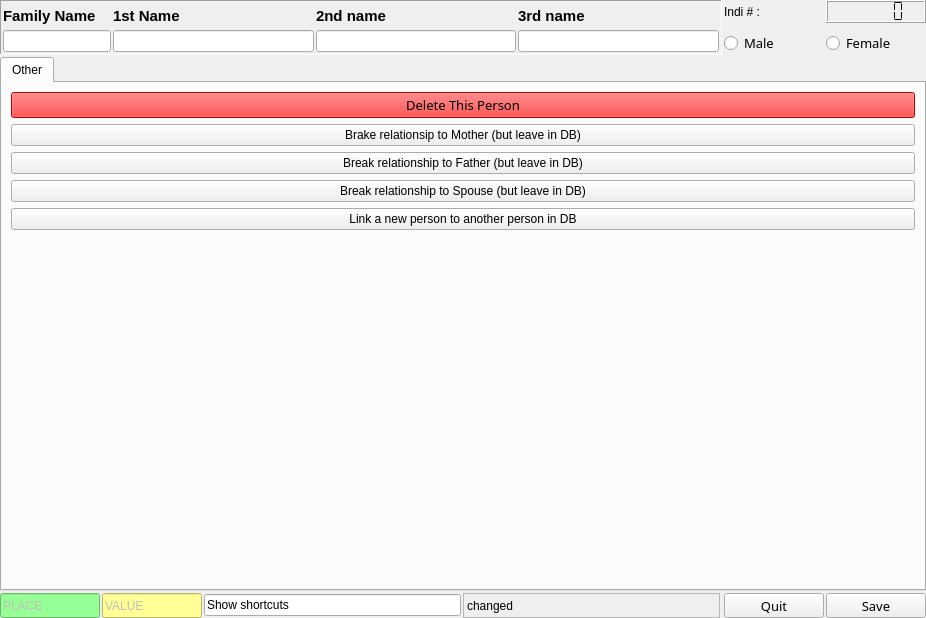
<?xml version="1.0" encoding="UTF-8"?>
<ui version="4.0">
 <class>Person</class>
 <widget class="QWidget" name="Person">
  <property name="geometry">
   <rect>
    <x>0</x>
    <y>0</y>
    <width>926</width>
    <height>618</height>
   </rect>
  </property>
  <property name="sizePolicy">
   <sizepolicy hsizetype="Preferred" vsizetype="Expanding">
    <horstretch>0</horstretch>
    <verstretch>0</verstretch>
   </sizepolicy>
  </property>
  <property name="font">
   <font>
    <family>Ubuntu</family>
   </font>
  </property>
  <property name="focusPolicy">
   <enum>Qt::StrongFocus</enum>
  </property>
  <property name="contextMenuPolicy">
   <enum>Qt::NoContextMenu</enum>
  </property>
  <property name="windowTitle">
   <string>Person Data</string>
  </property>
  <layout class="QGridLayout" name="gridLayout_2">
   <property name="leftMargin">
    <number>0</number>
   </property>
   <property name="topMargin">
    <number>0</number>
   </property>
   <property name="rightMargin">
    <number>0</number>
   </property>
   <property name="bottomMargin">
    <number>0</number>
   </property>
   <property name="spacing">
    <number>2</number>
   </property>
   <item row="6" column="0">
    <widget class="QLineEdit" name="lineEdit_2">
     <property name="enabled">
      <bool>false</bool>
     </property>
     <property name="maximumSize">
      <size>
       <width>100</width>
       <height>25</height>
      </size>
     </property>
     <property name="focusPolicy">
      <enum>Qt::NoFocus</enum>
     </property>
     <property name="styleSheet">
      <string notr="true"> QLineEdit {  background-color: #96ff96; 
}</string>
     </property>
     <property name="text">
      <string>PLACE</string>
     </property>
    </widget>
   </item>
   <item row="0" column="6">
    <widget class="QLCDNumber" name="uiLcdNumber">
     <property name="smallDecimalPoint">
      <bool>true</bool>
     </property>
     <property name="mode">
      <enum>QLCDNumber::Dec</enum>
     </property>
     <property name="segmentStyle">
      <enum>QLCDNumber::Flat</enum>
     </property>
    </widget>
   </item>
   <item row="6" column="3">
    <widget class="QLabel" name="uiChanged">
     <property name="sizePolicy">
      <sizepolicy hsizetype="Expanding" vsizetype="Preferred">
       <horstretch>0</horstretch>
       <verstretch>0</verstretch>
      </sizepolicy>
     </property>
     <property name="frameShape">
      <enum>QFrame::StyledPanel</enum>
     </property>
     <property name="frameShadow">
      <enum>QFrame::Sunken</enum>
     </property>
     <property name="lineWidth">
      <number>0</number>
     </property>
     <property name="text">
      <string>changed</string>
     </property>
     <property name="scaledContents">
      <bool>false</bool>
     </property>
    </widget>
   </item>
   <item row="6" column="1">
    <widget class="QLineEdit" name="lineEdit_3">
     <property name="enabled">
      <bool>false</bool>
     </property>
     <property name="maximumSize">
      <size>
       <width>100</width>
       <height>25</height>
      </size>
     </property>
     <property name="focusPolicy">
      <enum>Qt::NoFocus</enum>
     </property>
     <property name="styleSheet">
      <string notr="true"> QLineEdit {  background-color: #ffff96; 
}</string>
     </property>
     <property name="text">
      <string>VALUE</string>
     </property>
    </widget>
   </item>
   <item row="0" column="5">
    <widget class="QLabel" name="label_6">
     <property name="text">
      <string>Indi # :</string>
     </property>
    </widget>
   </item>
   <item row="6" column="6">
    <widget class="QPushButton" name="uiSave">
     <property name="sizePolicy">
      <sizepolicy hsizetype="Expanding" vsizetype="Fixed">
       <horstretch>0</horstretch>
       <verstretch>0</verstretch>
      </sizepolicy>
     </property>
     <property name="maximumSize">
      <size>
       <width>100</width>
       <height>25</height>
      </size>
     </property>
     <property name="font">
      <font>
       <family>AlArabiya</family>
       <pointsize>10</pointsize>
      </font>
     </property>
     <property name="focusPolicy">
      <enum>Qt::NoFocus</enum>
     </property>
     <property name="text">
      <string>Save</string>
     </property>
    </widget>
   </item>
   <item row="4" column="5">
    <widget class="QRadioButton" name="uiMale">
     <property name="font">
      <font>
       <family>AlArabiya</family>
       <pointsize>10</pointsize>
      </font>
     </property>
     <property name="focusPolicy">
      <enum>Qt::TabFocus</enum>
     </property>
     <property name="text">
      <string>Male</string>
     </property>
    </widget>
   </item>
   <item row="4" column="6">
    <widget class="QRadioButton" name="uiFemale">
     <property name="font">
      <font>
       <family>AlArabiya</family>
       <pointsize>10</pointsize>
      </font>
     </property>
     <property name="focusPolicy">
      <enum>Qt::TabFocus</enum>
     </property>
     <property name="text">
      <string>Female</string>
     </property>
     <property name="checkable">
      <bool>true</bool>
     </property>
     <property name="checked">
      <bool>false</bool>
     </property>
    </widget>
   </item>
   <item row="0" column="0" rowspan="5" colspan="5">
    <widget class="QFrame" name="uiNameFrame">
     <property name="sizePolicy">
      <sizepolicy hsizetype="Expanding" vsizetype="Expanding">
       <horstretch>0</horstretch>
       <verstretch>0</verstretch>
      </sizepolicy>
     </property>
     <property name="minimumSize">
      <size>
       <width>0</width>
       <height>0</height>
      </size>
     </property>
     <property name="frameShape">
      <enum>QFrame::Panel</enum>
     </property>
     <property name="frameShadow">
      <enum>QFrame::Sunken</enum>
     </property>
     <layout class="QGridLayout" name="gridLayout_4">
      <property name="leftMargin">
       <number>2</number>
      </property>
      <property name="topMargin">
       <number>2</number>
      </property>
      <property name="rightMargin">
       <number>2</number>
      </property>
      <property name="bottomMargin">
       <number>2</number>
      </property>
      <property name="spacing">
       <number>2</number>
      </property>
      <item row="1" column="2">
       <widget class="QLineEdit" name="uiName2nd">
        <property name="focusPolicy">
         <enum>Qt::ClickFocus</enum>
        </property>
       </widget>
      </item>
      <item row="0" column="0">
       <widget class="QLabel" name="uiLabelFamilyname">
        <property name="font">
         <font>
          <pointsize>11</pointsize>
          <weight>75</weight>
          <bold>true</bold>
         </font>
        </property>
        <property name="text">
         <string>Family Name</string>
        </property>
       </widget>
      </item>
      <item row="0" column="2">
       <widget class="QLabel" name="uiLabel2ndName">
        <property name="font">
         <font>
          <pointsize>11</pointsize>
          <weight>75</weight>
          <bold>true</bold>
         </font>
        </property>
        <property name="text">
         <string>2nd name</string>
        </property>
       </widget>
      </item>
      <item row="1" column="0">
       <widget class="QLineEdit" name="uiNameFamily">
        <property name="sizePolicy">
         <sizepolicy hsizetype="Fixed" vsizetype="Fixed">
          <horstretch>0</horstretch>
          <verstretch>0</verstretch>
         </sizepolicy>
        </property>
        <property name="focusPolicy">
         <enum>Qt::ClickFocus</enum>
        </property>
       </widget>
      </item>
      <item row="1" column="3">
       <widget class="QLineEdit" name="uiName3rd">
        <property name="focusPolicy">
         <enum>Qt::ClickFocus</enum>
        </property>
       </widget>
      </item>
      <item row="1" column="1">
       <widget class="QLineEdit" name="uiName1st">
        <property name="focusPolicy">
         <enum>Qt::ClickFocus</enum>
        </property>
       </widget>
      </item>
      <item row="0" column="1">
       <widget class="QLabel" name="uiLabel1stName">
        <property name="font">
         <font>
          <pointsize>11</pointsize>
          <weight>75</weight>
          <bold>true</bold>
         </font>
        </property>
        <property name="frameShape">
         <enum>QFrame::NoFrame</enum>
        </property>
        <property name="frameShadow">
         <enum>QFrame::Plain</enum>
        </property>
        <property name="text">
         <string>1st Name</string>
        </property>
       </widget>
      </item>
      <item row="0" column="3">
       <widget class="QLabel" name="uiLabel3rdName">
        <property name="font">
         <font>
          <pointsize>11</pointsize>
          <weight>75</weight>
          <bold>true</bold>
         </font>
        </property>
        <property name="text">
         <string>3rd name</string>
        </property>
       </widget>
      </item>
     </layout>
    </widget>
   </item>
   <item row="6" column="5">
    <widget class="QPushButton" name="uiClose">
     <property name="sizePolicy">
      <sizepolicy hsizetype="Expanding" vsizetype="Fixed">
       <horstretch>0</horstretch>
       <verstretch>0</verstretch>
      </sizepolicy>
     </property>
     <property name="maximumSize">
      <size>
       <width>100</width>
       <height>25</height>
      </size>
     </property>
     <property name="font">
      <font>
       <family>AlArabiya</family>
       <pointsize>10</pointsize>
      </font>
     </property>
     <property name="focusPolicy">
      <enum>Qt::NoFocus</enum>
     </property>
     <property name="text">
      <string>Quit</string>
     </property>
    </widget>
   </item>
   <item row="5" column="0" colspan="7">
    <widget class="QTabWidget" name="uiTabGroup">
     <property name="minimumSize">
      <size>
       <width>0</width>
       <height>200</height>
      </size>
     </property>
     <property name="font">
      <font>
       <family>Ubuntu</family>
      </font>
     </property>
     <property name="currentIndex">
      <number>0</number>
     </property>
     <widget class="QWidget" name="uiTabOthers">
      <attribute name="title">
       <string>Other</string>
      </attribute>
      <layout class="QVBoxLayout" name="verticalLayout_2">
       <item>
        <widget class="QPushButton" name="uiDelete">
         <property name="maximumSize">
          <size>
           <width>16777215</width>
           <height>16777215</height>
          </size>
         </property>
         <property name="palette">
          <palette>
           <active>
            <colorrole role="WindowText">
             <brush brushstyle="SolidPattern">
              <color alpha="255">
               <red>0</red>
               <green>0</green>
               <blue>0</blue>
              </color>
             </brush>
            </colorrole>
            <colorrole role="Button">
             <brush brushstyle="SolidPattern">
              <color alpha="255">
               <red>255</red>
               <green>0</green>
               <blue>0</blue>
              </color>
             </brush>
            </colorrole>
            <colorrole role="Light">
             <brush brushstyle="SolidPattern">
              <color alpha="255">
               <red>255</red>
               <green>127</green>
               <blue>127</blue>
              </color>
             </brush>
            </colorrole>
            <colorrole role="Midlight">
             <brush brushstyle="SolidPattern">
              <color alpha="255">
               <red>255</red>
               <green>63</green>
               <blue>63</blue>
              </color>
             </brush>
            </colorrole>
            <colorrole role="Dark">
             <brush brushstyle="SolidPattern">
              <color alpha="255">
               <red>127</red>
               <green>0</green>
               <blue>0</blue>
              </color>
             </brush>
            </colorrole>
            <colorrole role="Mid">
             <brush brushstyle="SolidPattern">
              <color alpha="255">
               <red>170</red>
               <green>0</green>
               <blue>0</blue>
              </color>
             </brush>
            </colorrole>
            <colorrole role="Text">
             <brush brushstyle="SolidPattern">
              <color alpha="255">
               <red>0</red>
               <green>0</green>
               <blue>0</blue>
              </color>
             </brush>
            </colorrole>
            <colorrole role="BrightText">
             <brush brushstyle="SolidPattern">
              <color alpha="255">
               <red>255</red>
               <green>255</green>
               <blue>255</blue>
              </color>
             </brush>
            </colorrole>
            <colorrole role="ButtonText">
             <brush brushstyle="SolidPattern">
              <color alpha="255">
               <red>0</red>
               <green>0</green>
               <blue>0</blue>
              </color>
             </brush>
            </colorrole>
            <colorrole role="Base">
             <brush brushstyle="SolidPattern">
              <color alpha="255">
               <red>255</red>
               <green>255</green>
               <blue>255</blue>
              </color>
             </brush>
            </colorrole>
            <colorrole role="Window">
             <brush brushstyle="SolidPattern">
              <color alpha="255">
               <red>255</red>
               <green>0</green>
               <blue>0</blue>
              </color>
             </brush>
            </colorrole>
            <colorrole role="Shadow">
             <brush brushstyle="SolidPattern">
              <color alpha="255">
               <red>0</red>
               <green>0</green>
               <blue>0</blue>
              </color>
             </brush>
            </colorrole>
            <colorrole role="AlternateBase">
             <brush brushstyle="SolidPattern">
              <color alpha="255">
               <red>255</red>
               <green>127</green>
               <blue>127</blue>
              </color>
             </brush>
            </colorrole>
            <colorrole role="ToolTipBase">
             <brush brushstyle="SolidPattern">
              <color alpha="255">
               <red>255</red>
               <green>255</green>
               <blue>220</blue>
              </color>
             </brush>
            </colorrole>
            <colorrole role="ToolTipText">
             <brush brushstyle="SolidPattern">
              <color alpha="255">
               <red>0</red>
               <green>0</green>
               <blue>0</blue>
              </color>
             </brush>
            </colorrole>
           </active>
           <inactive>
            <colorrole role="WindowText">
             <brush brushstyle="SolidPattern">
              <color alpha="255">
               <red>0</red>
               <green>0</green>
               <blue>0</blue>
              </color>
             </brush>
            </colorrole>
            <colorrole role="Button">
             <brush brushstyle="SolidPattern">
              <color alpha="255">
               <red>255</red>
               <green>0</green>
               <blue>0</blue>
              </color>
             </brush>
            </colorrole>
            <colorrole role="Light">
             <brush brushstyle="SolidPattern">
              <color alpha="255">
               <red>255</red>
               <green>127</green>
               <blue>127</blue>
              </color>
             </brush>
            </colorrole>
            <colorrole role="Midlight">
             <brush brushstyle="SolidPattern">
              <color alpha="255">
               <red>255</red>
               <green>63</green>
               <blue>63</blue>
              </color>
             </brush>
            </colorrole>
            <colorrole role="Dark">
             <brush brushstyle="SolidPattern">
              <color alpha="255">
               <red>127</red>
               <green>0</green>
               <blue>0</blue>
              </color>
             </brush>
            </colorrole>
            <colorrole role="Mid">
             <brush brushstyle="SolidPattern">
              <color alpha="255">
               <red>170</red>
               <green>0</green>
               <blue>0</blue>
              </color>
             </brush>
            </colorrole>
            <colorrole role="Text">
             <brush brushstyle="SolidPattern">
              <color alpha="255">
               <red>0</red>
               <green>0</green>
               <blue>0</blue>
              </color>
             </brush>
            </colorrole>
            <colorrole role="BrightText">
             <brush brushstyle="SolidPattern">
              <color alpha="255">
               <red>255</red>
               <green>255</green>
               <blue>255</blue>
              </color>
             </brush>
            </colorrole>
            <colorrole role="ButtonText">
             <brush brushstyle="SolidPattern">
              <color alpha="255">
               <red>0</red>
               <green>0</green>
               <blue>0</blue>
              </color>
             </brush>
            </colorrole>
            <colorrole role="Base">
             <brush brushstyle="SolidPattern">
              <color alpha="255">
               <red>255</red>
               <green>255</green>
               <blue>255</blue>
              </color>
             </brush>
            </colorrole>
            <colorrole role="Window">
             <brush brushstyle="SolidPattern">
              <color alpha="255">
               <red>255</red>
               <green>0</green>
               <blue>0</blue>
              </color>
             </brush>
            </colorrole>
            <colorrole role="Shadow">
             <brush brushstyle="SolidPattern">
              <color alpha="255">
               <red>0</red>
               <green>0</green>
               <blue>0</blue>
              </color>
             </brush>
            </colorrole>
            <colorrole role="AlternateBase">
             <brush brushstyle="SolidPattern">
              <color alpha="255">
               <red>255</red>
               <green>127</green>
               <blue>127</blue>
              </color>
             </brush>
            </colorrole>
            <colorrole role="ToolTipBase">
             <brush brushstyle="SolidPattern">
              <color alpha="255">
               <red>255</red>
               <green>255</green>
               <blue>220</blue>
              </color>
             </brush>
            </colorrole>
            <colorrole role="ToolTipText">
             <brush brushstyle="SolidPattern">
              <color alpha="255">
               <red>0</red>
               <green>0</green>
               <blue>0</blue>
              </color>
             </brush>
            </colorrole>
           </inactive>
           <disabled>
            <colorrole role="WindowText">
             <brush brushstyle="SolidPattern">
              <color alpha="255">
               <red>127</red>
               <green>0</green>
               <blue>0</blue>
              </color>
             </brush>
            </colorrole>
            <colorrole role="Button">
             <brush brushstyle="SolidPattern">
              <color alpha="255">
               <red>255</red>
               <green>0</green>
               <blue>0</blue>
              </color>
             </brush>
            </colorrole>
            <colorrole role="Light">
             <brush brushstyle="SolidPattern">
              <color alpha="255">
               <red>255</red>
               <green>127</green>
               <blue>127</blue>
              </color>
             </brush>
            </colorrole>
            <colorrole role="Midlight">
             <brush brushstyle="SolidPattern">
              <color alpha="255">
               <red>255</red>
               <green>63</green>
               <blue>63</blue>
              </color>
             </brush>
            </colorrole>
            <colorrole role="Dark">
             <brush brushstyle="SolidPattern">
              <color alpha="255">
               <red>127</red>
               <green>0</green>
               <blue>0</blue>
              </color>
             </brush>
            </colorrole>
            <colorrole role="Mid">
             <brush brushstyle="SolidPattern">
              <color alpha="255">
               <red>170</red>
               <green>0</green>
               <blue>0</blue>
              </color>
             </brush>
            </colorrole>
            <colorrole role="Text">
             <brush brushstyle="SolidPattern">
              <color alpha="255">
               <red>127</red>
               <green>0</green>
               <blue>0</blue>
              </color>
             </brush>
            </colorrole>
            <colorrole role="BrightText">
             <brush brushstyle="SolidPattern">
              <color alpha="255">
               <red>255</red>
               <green>255</green>
               <blue>255</blue>
              </color>
             </brush>
            </colorrole>
            <colorrole role="ButtonText">
             <brush brushstyle="SolidPattern">
              <color alpha="255">
               <red>127</red>
               <green>0</green>
               <blue>0</blue>
              </color>
             </brush>
            </colorrole>
            <colorrole role="Base">
             <brush brushstyle="SolidPattern">
              <color alpha="255">
               <red>255</red>
               <green>0</green>
               <blue>0</blue>
              </color>
             </brush>
            </colorrole>
            <colorrole role="Window">
             <brush brushstyle="SolidPattern">
              <color alpha="255">
               <red>255</red>
               <green>0</green>
               <blue>0</blue>
              </color>
             </brush>
            </colorrole>
            <colorrole role="Shadow">
             <brush brushstyle="SolidPattern">
              <color alpha="255">
               <red>0</red>
               <green>0</green>
               <blue>0</blue>
              </color>
             </brush>
            </colorrole>
            <colorrole role="AlternateBase">
             <brush brushstyle="SolidPattern">
              <color alpha="255">
               <red>255</red>
               <green>0</green>
               <blue>0</blue>
              </color>
             </brush>
            </colorrole>
            <colorrole role="ToolTipBase">
             <brush brushstyle="SolidPattern">
              <color alpha="255">
               <red>255</red>
               <green>255</green>
               <blue>220</blue>
              </color>
             </brush>
            </colorrole>
            <colorrole role="ToolTipText">
             <brush brushstyle="SolidPattern">
              <color alpha="255">
               <red>0</red>
               <green>0</green>
               <blue>0</blue>
              </color>
             </brush>
            </colorrole>
           </disabled>
          </palette>
         </property>
         <property name="font">
          <font>
           <family>AlArabiya</family>
           <pointsize>10</pointsize>
          </font>
         </property>
         <property name="statusTip">
          <string>Delete this person</string>
         </property>
         <property name="autoFillBackground">
          <bool>false</bool>
         </property>
         <property name="text">
          <string>Delete This Person</string>
         </property>
         <property name="flat">
          <bool>false</bool>
         </property>
        </widget>
       </item>
       <item>
        <widget class="QPushButton" name="uiBreakMother">
         <property name="text">
          <string>Brake relationsip to Mother (but leave in DB)</string>
         </property>
        </widget>
       </item>
       <item>
        <widget class="QPushButton" name="uiBreakFather">
         <property name="text">
          <string>Break relationship to Father (but leave in DB)</string>
         </property>
        </widget>
       </item>
       <item>
        <widget class="QPushButton" name="uiBreakSpouse">
         <property name="text">
          <string>Break relationship to Spouse (but leave in DB)</string>
         </property>
        </widget>
       </item>
       <item>
        <widget class="QPushButton" name="uiLinkNewPersontoDB">
         <property name="text">
          <string>Link a new person to another person in DB</string>
         </property>
        </widget>
       </item>
       <item>
        <spacer name="verticalSpacer">
         <property name="orientation">
          <enum>Qt::Vertical</enum>
         </property>
         <property name="sizeHint" stdset="0">
          <size>
           <width>20</width>
           <height>40</height>
          </size>
         </property>
        </spacer>
       </item>
      </layout>
     </widget>
    </widget>
   </item>
   <item row="6" column="2">
    <widget class="QLineEdit" name="lineEdit">
     <property name="toolTip">
      <string>b	birth
d	death
o 	occupation
e	emigration / engagement
c	christeting / marriage contract
g	graduation
a	adoptation / annulment
u	user event
w	will
r	retirement
p	property
n	nationality
t	title
m	marriage
i	immigration</string>
     </property>
     <property name="text">
      <string>Show shortcuts</string>
     </property>
     <property name="readOnly">
      <bool>true</bool>
     </property>
    </widget>
   </item>
  </layout>
 </widget>
 <tabstops>
  <tabstop>uiNameFamily</tabstop>
  <tabstop>uiName1st</tabstop>
  <tabstop>uiName2nd</tabstop>
  <tabstop>uiName3rd</tabstop>
  <tabstop>uiMale</tabstop>
  <tabstop>uiFemale</tabstop>
  <tabstop>uiTabGroup</tabstop>
  <tabstop>uiDelete</tabstop>
  <tabstop>uiBreakMother</tabstop>
  <tabstop>uiBreakFather</tabstop>
  <tabstop>uiBreakSpouse</tabstop>
  <tabstop>uiLinkNewPersontoDB</tabstop>
 </tabstops>
 <resources/>
 <connections>
  <connection>
   <sender>uiFemale</sender>
   <signal>toggled(bool)</signal>
   <receiver>uiFemale</receiver>
   <slot>setChecked(bool)</slot>
   <hints>
    <hint type="sourcelabel">
     <x>97</x>
     <y>308</y>
    </hint>
    <hint type="destinationlabel">
     <x>104</x>
     <y>310</y>
    </hint>
   </hints>
  </connection>
 </connections>
</ui>
